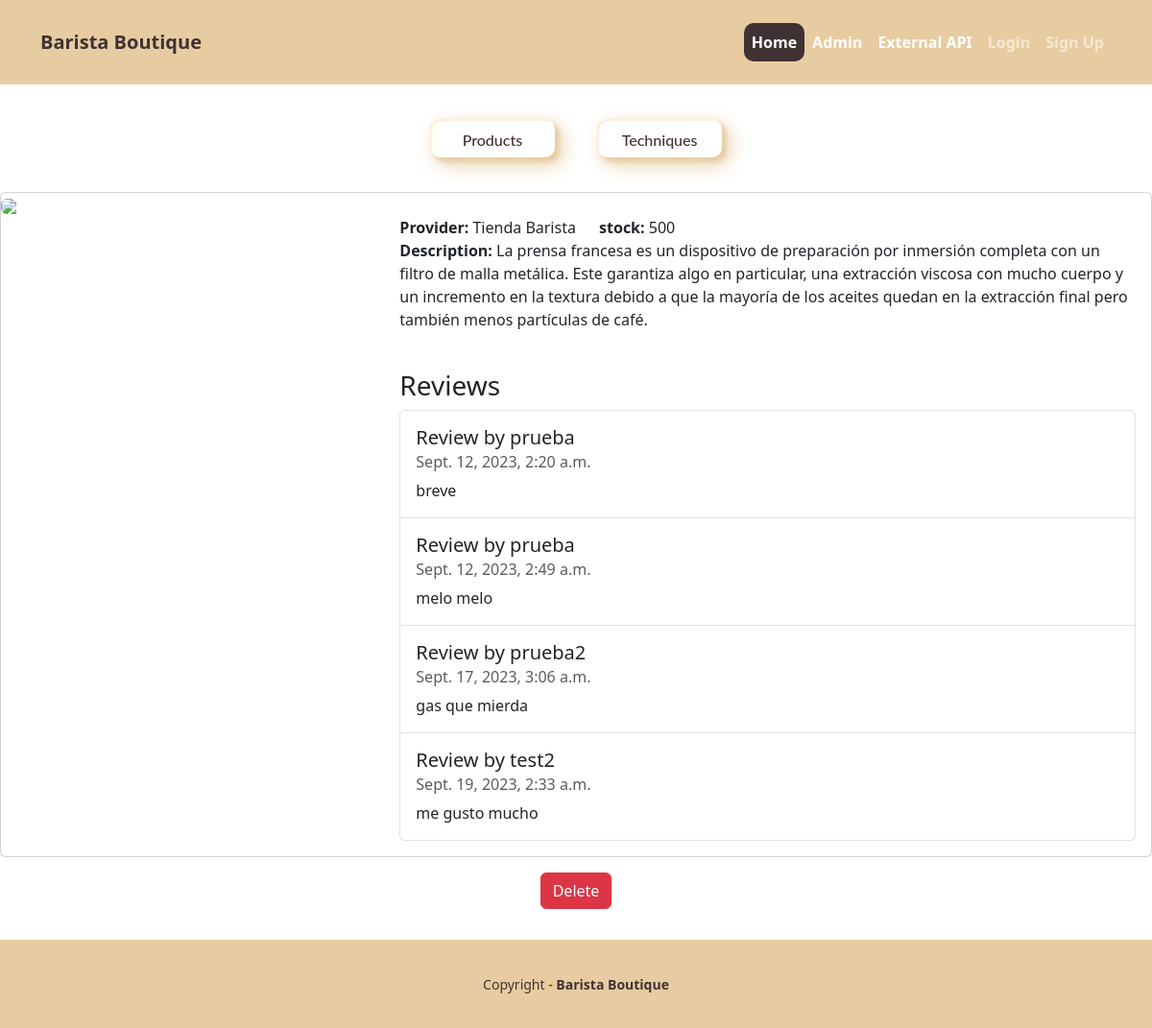
Screenshot of /products/13 with the database file from the repository.
### pages/models.py (models this page shows, shortened)
class Product(models.Model):
  tittle = models.CharField(max_length=255)
  provider = models.CharField(max_length=255)
  category = models.CharField(max_length=255)
  keyword = models.CharField(max_length=255)
  price = models.IntegerField()
  stock = models.IntegerField()
  description = models.CharField(max_length=1200)
  created_at_product = models.DateTimeField(auto_now=True)
  updated_at_product = models.DateTimeField(auto_now=True)
  url = models.URLField(blank=True)

class Review(models.Model):
  text = models.CharField(max_length=100)
  date = models.DateTimeField(auto_now_add=True)
  user = models.ForeignKey(User,on_delete=models.CASCADE)
  product = models.ForeignKey(Product,on_delete=models.CASCADE)
  buyAgain = models.BooleanField()

### pages/views.py (the view)
# urls.py: path('products/<str:id>', ProductShowView.as_view(), name='detail'),
class ProductShowView(View):
  template_name = 'products/detail.html'
  def get(self, request, id):
    try:
      product_id = int(id)
      if product_id < 1:
        raise ValueError('Product id must be 1 or greater')
      product = get_object_or_404(Product, pk=product_id)
    except (ValueError, IndexError):
      return HttpResponseRedirect(reverse('home'))
    viewData = {}
    product = get_object_or_404(Product, pk=product_id)
    viewData['tittle'] = product.tittle + ' - Tienda de Café - El barista'
    viewData['subtitle'] =  product.tittle + ' - Product information'
    viewData['product'] = product
    reviews = Review.objects.filter(product=product)
    viewData['reviews'] = reviews
    return render(request, self.template_name, viewData)

### pages/templates/products/detail.html (shortened to what this page needs)
{% extends 'pages/base.html' %}
{% block content %}
{% load i18n %}
<div class="card mb-3">
  <div class="row g-0">
    <div class="col-md-4">
      <img src="https://i.pinimg.com/564x/13/61/6d/13616d072ddca840b412866908b41854.jpg" class="img-fluid rounded-start">
    </div>
    <div class="col-md-8">
      <div class="card-body">
        <div class="flex">
          <p style="display: inline; margin-right: 20px;">
            <strong>{% trans "Provider:" %} </strong>{{product.provider}}
          </p>
          <p style="display: inline;">
            <strong>{% trans "stock:" %} </strong>{{product.stock}}
          </p>
        </div>
        <p>
          <strong>{% trans "Description:" %} </strong>{{product.description}}
        </p>
        <br />
        <h3>{% trans "Reviews" %}</h3>
        <ul class="list-group">
        {% for review in reviews %}
          <li class="list-group-item pb-3 pt-3">
            <h5 class="card-title">
              {% trans "Review by " %} {{ review.user.username }}
            </h5>
            <h6 class="card-subtitle mb-2 text-muted">
              {{ review.date }}
            </h6>
            <p class="card-text">{{ review.text }}</p>
          </li>
        {% endfor %}
        </ul>
      </div>
    </div>
  </div>
</div>
<div class="d-flex justify-content-center">
  <form action="{% url 'delete' product.id %}" method="POST">
    <button type="submit" class="btn btn-danger" onclick="return confirm('Are you sure you want to delete this product?')">{% trans "Delete" %}</button>
  </form>
</div>
{% endblock content %}

### pages/static/pages/app.css (style rules this page uses)
body, html { margin: 0; padding: 0; height: 100%; }
body { display: flex; flex-direction: column; min-height: 100vh; }

### rows the page displays
Product: provider "Tienda Barista", stock "500", description "La prensa francesa es un dispositivo de preparación por inmersión completa con un filtro de malla metálica. Este garantiza algo en particular, una extracción viscosa con mucho cuerpo y un incremento en la textura debido a que la mayoría de los aceites quedan en la extracción final pero también menos partículas de café."
Review: user.username "prueba", date "Sept. 12, 2023, 2:20 a.m.", text "breve"
Review: user.username "prueba", date "Sept. 12, 2023, 2:49 a.m.", text "melo melo"
Review: user.username "prueba2", date "Sept. 17, 2023, 3:06 a.m.", text "gas que mierda"
Review: user.username "test2", date "Sept. 19, 2023, 2:33 a.m.", text "me gusto mucho"
